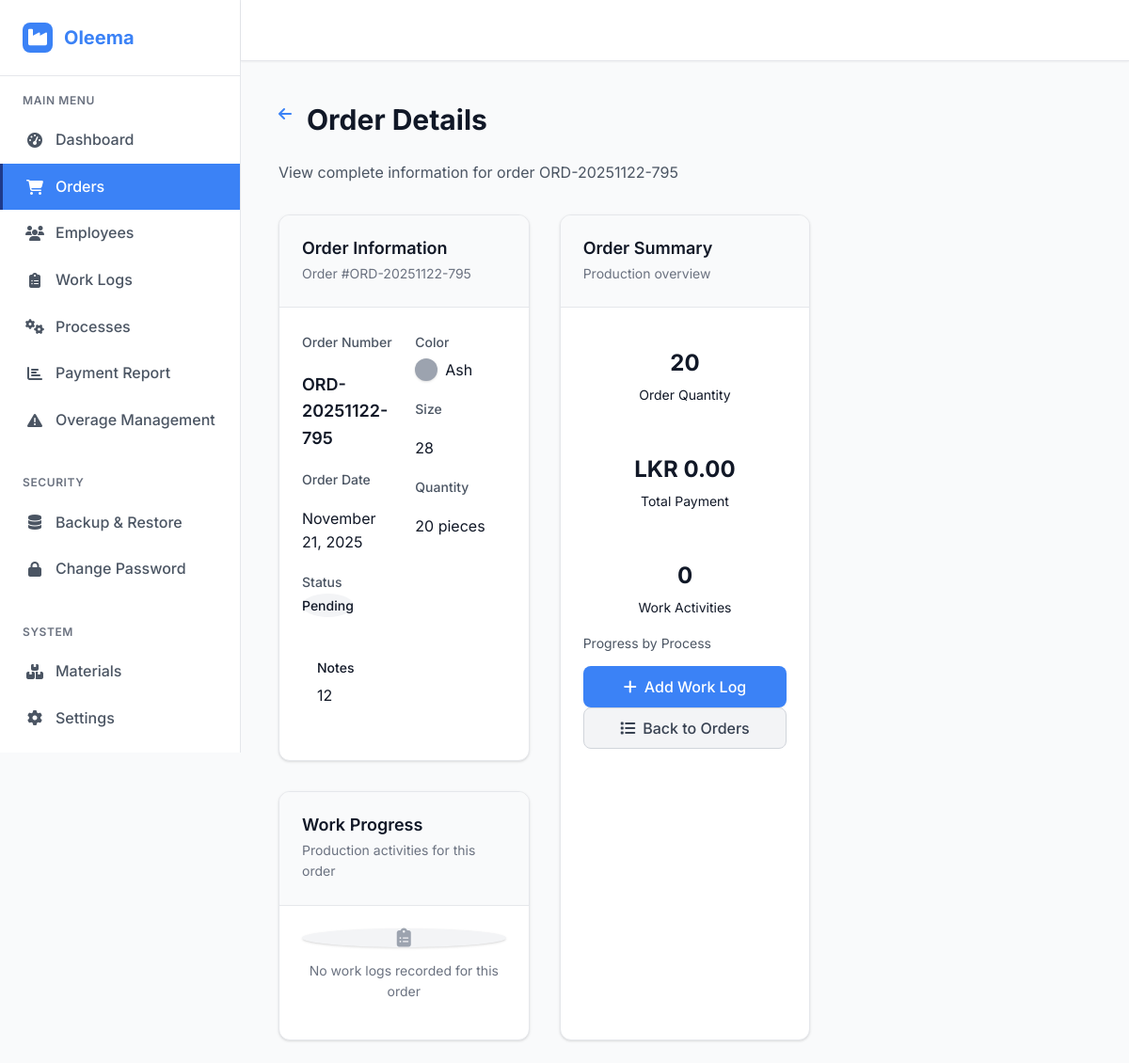
The app's page /orders/1 (signed in) with its own data.
### models.py (models this page shows, shortened)
class Order(db.Model):
    __tablename__ = 'orders'
    id = db.Column(db.Integer, primary_key=True)
    order_no = db.Column(db.String(50), unique=True, nullable=False)
    date = db.Column(db.Date, nullable=False)
    color = db.Column(db.String(50), nullable=False)
    size = db.Column(db.String(20), nullable=False)
    quantity = db.Column(db.Integer, nullable=False)
    status = db.Column(db.String(20), default='pending')  # pending, in_progress, completed, cancelled
    notes = db.Column(db.Text)
    created_at = db.Column(db.DateTime, default=datetime.utcnow)
    updated_at = db.Column(db.DateTime, default=datetime.utcnow, onupdate=datetime.utcnow)
    work_logs = db.relationship('WorkLog', backref='order', lazy=True)

### app.py (the view)
@app.route('/orders/<int:order_id>')
def view_order(order_id):
    if not session.get('logged_in'):
        return redirect(url_for('login'))
    order = Order.query.get_or_404(order_id)
    work_logs = WorkLog.query.filter_by(order_id=order_id).all()
    total_processed = sum(wl.quantity for wl in work_logs)
    total_payment = sum(wl.quantity * wl.process.pay_rate for wl in work_logs)
    processes = Process.query.filter_by(is_active=True).all()
    process_progress = {}
    for process in processes:
        process_work_logs = [wl for wl in work_logs if wl.process_id == process.id]
        process_total = sum(wl.quantity for wl in process_work_logs)
        process_completion = min(process_total / order.quantity * 100, 100) if order.quantity > 0 else 0
        process_progress[process.name] = {
            'total': process_total,
            'completion': process_completion
        }
    active_processes = [p for p in process_progress.values() if p['total'] > 0]
    overall_progress = sum(p['completion'] for p in active_processes) / len(active_processes) if active_processes else 0
    return render_template('pages/view_order.html',
                         order=order,
                         work_logs=work_logs,
                         total_processed=total_processed,
                         total_payment=total_payment,
                         progress_percent=overall_progress,
                         process_progress=process_progress)

### templates/pages/view_order.html (shortened to what this page needs)
{% extends "base.html" %}
{% block content %}
<div class="p-6">
    <div class="mb-8">
        <div class="flex items-center mb-4">
            <a href="{{ url_for('orders') }}" class="text-primary hover:text-primary-dark mr-4">
                <i class="fas fa-arrow-left"></i>
            </a>
            <h1 class="text-3xl font-bold text-gray-900">Order Details</h1>
        </div>
        <p class="text-gray-600">View complete information for order {{ order.order_no }}</p>
    </div>
    <div class="grid grid-cols-1 lg:grid-cols-3 gap-8">
        <div class="lg:col-span-2">
            <div class="card">
                <div class="card-header">
                    <h3 class="card-title">Order Information</h3>
                    <p class="card-subtitle">Order #{{ order.order_no }}</p>
                </div>
                <div class="card-body">
                    <div class="grid grid-cols-1 md:grid-cols-2 gap-6">
                        <div class="space-y-4">
                            <div>
                                <label class="text-sm font-medium text-gray-600">Order Number</label>
                                <p class="text-lg font-semibold text-gray-900">{{ order.order_no }}</p>
                            </div>
                            <div>
                                <label class="text-sm font-medium text-gray-600">Order Date</label>
                                <p class="text-gray-900">{{ order.date.strftime('%B %d, %Y') }}</p>
                            </div>
                            <div>
                                <label class="text-sm font-medium text-gray-600">Status</label>
                                <span class="px-3 py-1 text-sm font-medium rounded-full {% if order.status == 'completed' %}bg-green-100 text-green-800{% elif order.status == 'in_progress' %}bg-yellow-100 text-yellow-800{% elif order.status == 'cancelled' %}bg-red-100 text-red-800{% else %}bg-gray-100 text-gray-800{% endif %}">
                                    {{ order.status.replace('_', ' ').title() }}
                                </span>
                            </div>
                        </div>
                        <div class="space-y-4">
                            <div>
                                <label class="text-sm font-medium text-gray-600">Color</label>
                                <div class="flex items-center mt-1">
                                    <div class="w-6 h-6 rounded-full mr-2 shadow order-color-{{ order.color }}" style="min-width: 24px; min-height: 24px; width: 24px; height: 24px;"></div>
                                    <span class="text-gray-900">{{ order.color.replace('-', ' ').title() }}</span>
                                </div>
                            </div>
                            <div>
                                <label class="text-sm font-medium text-gray-600">Size</label>
                                <p class="text-gray-900">{{ order.size }}</p>
                            </div>
                            <div>
                                <label class="text-sm font-medium text-gray-600">Quantity</label>
                                <p class="text-gray-900">{{ order.quantity }} pieces</p>
                            </div>
                        </div>
                    </div>
                    {% if order.notes %}
                    <div class="mt-6 p-4 bg-blue-50 rounded-lg">
                        <label class="text-sm font-medium text-blue-800">Notes</label>
                        <p class="text-blue-900 mt-1">{{ order.notes }}</p>
                    </div>
                    {% endif %}
                </div>
            </div>
            <div class="card mt-8">
                <div class="card-header">
                    <h3 class="card-title">Work Progress</h3>
                    <p class="card-subtitle">Production activities for this order</p>
                </div>
                <div class="card-body">
                    {% if work_logs %}
                    <div class="space-y-4">
                        {% for work_log in work_logs %}
                        <div class="border border-gray-200 rounded-lg p-4 hover:border-primary transition-all duration-200">
                            <div class="flex items-center justify-between mb-3">
                                <div class="flex items-center">
                                    <div class="w-10 h-10 bg-primary rounded-full flex items-center justify-center text-white font-bold text-sm mr-3 shadow" style="min-width: 40px; min-height: 40px; width: 40px; height: 40px;">
                                        {{ work_log.employee.name[0].upper() }}
                                    </div>
                                    <div>
                                        <div class="font-medium text-gray-900">{{ work_log.employee.name }}</div>
                                        <div class="text-sm text-gray-500">{{ work_log.date.strftime('%B %d, %Y') }}</div>
                                    </div>
                                </div>
                                <div class="text-right">
                                    <div class="text-lg font-bold text-primary">LKR {{ "%.2f"|format(work_log.quantity * work_log.process.pay_rate) }}</div>
                                    <div class="text-sm text-gray-500">{{ work_log.quantity }} pieces</div>
                                </div>
                            </div>
                            <div class="grid grid-cols-1 md:grid-cols-3 gap-4">
                                <div class="bg-gray-50 rounded-lg p-3">
                                    <div class="text-sm text-gray-600 mb-1">Process</div>
                                    <div class="font-medium text-gray-900">{{ work_log.process.name }}</div>
                                </div>
                                <div class="bg-gray-50 rounded-lg p-3">
                                    <div class="text-sm text-gray-600 mb-1">Rate</div>
                                    <div class="font-medium text-gray-900">LKR {{ "%.2f"|format(work_log.process.pay_rate) }}/piece</div>
                                </div>
                                <div class="bg-gray-50 rounded-lg p-3">
                                    <div class="text-sm text-gray-600 mb-1">Payment</div>
                                    <div class="font-medium text-gray-900">LKR {{ "%.2f"|format(work_log.quantity * work_log.process.pay_rate) }}</div>
                                </div>
                            </div>
                            {% if work_log.notes %}
                            <div class="mt-3 p-3 bg-blue-50 rounded-lg">
                                <div class="text-sm text-blue-800">
                                    <span class="font-medium">Notes:</span> {{ work_log.notes }}
                                </div>
                            </div>
                            {% endif %}
                        </div>
                        {% endfor %}
                    </div>
                    {% else %}
                    <div class="text-center py-8">
                        <div class="w-16 h-16 bg-gray-100 rounded-full flex items-center justify-center mx-auto mb-3 shadow">
                            <i class="fas fa-clipboard-list text-gray-400 text-xl"></i>
                        </div>
                        <p class="text-gray-500 text-sm">No work logs recorded for this order</p>
                    </div>
                    {% endif %}
                </div>
            </div>
        </div>
        <div class="card">
            <div class="card-header">
                <h3 class="card-title">Order Summary</h3>
                <p class="card-subtitle">Production overview</p>
            </div>
            <div class="card-body">
                <div class="space-y-6">
                    <div class="space-y-4">
                        <div class="bg-blue-50 rounded-lg p-4 text-center">
                            <div class="text-2xl font-bold text-blue-900 mb-1">
                                {{ order.quantity }}
                            </div>
                            <div class="text-sm text-blue-700">Order Quantity</div>
                        </div>
                        <div class="bg-green-50 rounded-lg p-4 text-center">
                            <div class="text-2xl font-bold text-green-900 mb-1">
                                LKR {{ "%.2f"|format(total_payment) }}
                            </div>
                            <div class="text-sm text-green-700">Total Payment</div>
                        </div>
                        <div class="bg-yellow-50 rounded-lg p-4 text-center">
                            <div class="text-2xl font-bold text-yellow-900 mb-1">
                                {{ work_logs|length }}
                            </div>
                            <div class="text-sm text-yellow-700">Work Activities</div>
                        </div>
                    </div>
                    <div>
                        <div class="text-sm text-gray-600 mb-3">Progress by Process</div>
                    </div>
                    <div class="space-y-3">
                        <a href="{{ url_for('work_log') }}" class="btn btn-primary w-full">
                            <i class="fas fa-plus mr-2"></i>
                            Add Work Log
                        </a>
                        <a href="{{ url_for('orders') }}" class="btn btn-secondary w-full">
                            <i class="fas fa-list mr-2"></i>
                            Back to Orders
                        </a>
                    </div>
                </div>
            </div>
        </div>
    </div>
</div>
{% endblock %}

### records on screen
Order: order_no "ORD-20251122-795", date "November 21, 2025", status.replace "Pending", color.replace "Ash", size "28", quantity "20", notes "12"

### other values on screen
{{ "%.2f"|format(total_payment) }} "0.00"
{{ work_logs|length }} "0"
